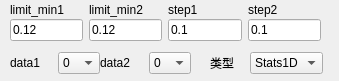
        <widget class="QWidget" name="toolBoxPage_2dshangstats">
         <property name="geometry">
          <rect>
           <x>0</x>
           <y>0</y>
           <width>339</width>
           <height>81</height>
          </rect>
         </property>
         <attribute name="label">
          <string>统计分析</string>
         </attribute>
         <widget class="QWidget" name="layoutWidget_2">
          <property name="geometry">
           <rect>
            <x>10</x>
            <y>50</y>
            <width>90</width>
            <height>26</height>
           </rect>
          </property>
          <layout class="QHBoxLayout" name="horizontalLayout_44">
           <item>
            <widget class="QLabel" name="label_88">
             <property name="maximumSize">
              <size>
               <width>50</width>
               <height>10</height>
              </size>
             </property>
             <property name="font">
              <font>
               <pointsize>9</pointsize>
              </font>
             </property>
             <property name="text">
              <string>data1</string>
             </property>
            </widget>
           </item>
           <item>
            <widget class="QComboBox" name="comboBox_stats_data1">
             <item>
              <property name="text">
               <string>0</string>
              </property>
             </item>
             <item>
              <property name="text">
               <string>1</string>
              </property>
             </item>
            </widget>
           </item>
          </layout>
         </widget>
         <widget class="QWidget" name="layoutWidget_3">
          <property name="geometry">
           <rect>
            <x>100</x>
            <y>50</y>
            <width>91</width>
            <height>26</height>
           </rect>
          </property>
          <layout class="QHBoxLayout" name="horizontalLayout_45">
           <item>
            <widget class="QLabel" name="label_89">
             <property name="maximumSize">
              <size>
               <width>50</width>
               <height>16777215</height>
              </size>
             </property>
             <property name="font">
              <font>
               <pointsize>9</pointsize>
              </font>
             </property>
             <property name="text">
              <string>data2</string>
             </property>
            </widget>
           </item>
           <item>
            <widget class="QComboBox" name="comboBox_stats_data2">
             <item>
              <property name="text">
               <string>0</string>
              </property>
             </item>
             <item>
              <property name="text">
               <string>1</string>
              </property>
             </item>
            </widget>
           </item>
          </layout>
         </widget>
         <widget class="QWidget" name="layoutWidget_4">
          <property name="geometry">
           <rect>
            <x>10</x>
            <y>0</y>
            <width>311</width>
            <height>41</height>
           </rect>
          </property>
          <layout class="QHBoxLayout" name="horizontalLayout_80">
           <item>
            <layout class="QVBoxLayout" name="verticalLayout_50">
             <property name="spacing">
              <number>0</number>
             </property>
             <item>
              <widget class="QLabel" name="label_123">
               <property name="font">
                <font>
                 <pointsize>9</pointsize>
                </font>
               </property>
               <property name="text">
                <string>limit_min1</string>
               </property>
              </widget>
             </item>
             <item>
              <widget class="QLineEdit" name="lineEdit_stats_limit_min1">
               <property name="text">
                <string>0.12</string>
               </property>
              </widget>
             </item>
            </layout>
           </item>
           <item>
            <layout class="QVBoxLayout" name="verticalLayout_51">
             <property name="spacing">
              <number>0</number>
             </property>
             <item>
              <widget class="QLabel" name="label_124">
               <property name="font">
                <font>
                 <pointsize>9</pointsize>
                </font>
               </property>
               <property name="text">
                <string>limit_min2</string>
               </property>
              </widget>
             </item>
             <item>
              <widget class="QLineEdit" name="lineEdit_stats_limit_min2">
               <property name="text">
                <string>0.12</string>
               </property>
              </widget>
             </item>
            </layout>
           </item>
           <item>
            <layout class="QVBoxLayout" name="verticalLayout_52">
             <property name="spacing">
              <number>0</number>
             </property>
             <item>
              <widget class="QLabel" name="label_125">
               <property name="font">
                <font>
                 <pointsize>9</pointsize>
                </font>
               </property>
               <property name="text">
                <string>step1</string>
               </property>
              </widget>
             </item>
             <item>
              <widget class="QLineEdit" name="lineEdit_stats_step1">
               <property name="text">
                <string>0.1</string>
               </property>
              </widget>
             </item>
            </layout>
           </item>
           <item>
            <layout class="QVBoxLayout" name="verticalLayout_53">
             <property name="spacing">
              <number>0</number>
             </property>
             <item>
              <widget class="QLabel" name="label_126">
               <property name="font">
                <font>
                 <pointsize>9</pointsize>
                </font>
               </property>
               <property name="text">
                <string>step2</string>
               </property>
              </widget>
             </item>
             <item>
              <widget class="QLineEdit" name="lineEdit_stats_step2">
               <property name="text">
                <string>0.1</string>
               </property>
              </widget>
             </item>
            </layout>
           </item>
          </layout>
         </widget>
         <widget class="QWidget" name="">
          <property name="geometry">
           <rect>
            <x>210</x>
            <y>50</y>
            <width>113</width>
            <height>26</height>
           </rect>
          </property>
          <layout class="QHBoxLayout" name="horizontalLayout_55">
           <item>
            <widget class="QLabel" name="label_90">
             <property name="maximumSize">
              <size>
               <width>50</width>
               <height>16777215</height>
              </size>
             </property>
             <property name="font">
              <font>
               <pointsize>9</pointsize>
              </font>
             </property>
             <property name="text">
              <string>类型</string>
             </property>
            </widget>
           </item>
           <item>
            <widget class="QComboBox" name="comboBox_stats_type">
             <item>
              <property name="text">
               <string>Stats1D</string>
              </property>
             </item>
             <item>
              <property name="text">
               <string>Stats2D</string>
              </property>
             </item>
             <item>
              <property name="text">
               <string>DistrF1</string>
              </property>
             </item>
             <item>
              <property name="text">
               <string>DistrF2</string>
              </property>
             </item>
            </widget>
           </item>
          </layout>
         </widget>
        </widget>
